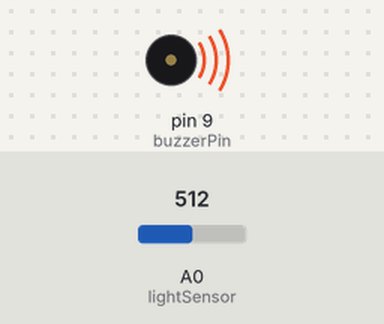
A sketch run on a simulated Arduino Nano, built with avr-gcc and run on an emulated ATmega328P. Parts: buzzer (waves = sounding). The test bench sets the inputs (shaded band); at power-on: A0 (lightSensor) = 512. What the sketch prints to the serial monitor is not drawn.

Above: at 0.1 s.
Timing chart, 0 to 1.6 s (numbered marks = the images above):
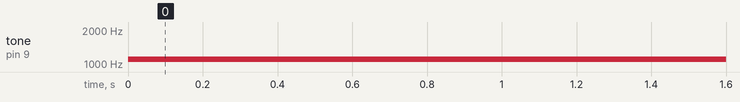

Measured:
- by itself, tone on pin 9 (buzzerPin): silent → 1100 Hz at 0.00 s

The sketch:

light_theremin.ino
```cpp
/*Arduino Nano Light-Controlled Theremin
 * OPS Embedded Systems Workshops
 * Uses a photoresistor to detect changes in light.
 * Changes the pitch of a buzzer based on light intensity.
 */

// Pin assignments
const int lightSensor = A0;
const int buzzerPin = 9;

// Frequency range in Hz
const int minFrequency = 200;
const int maxFrequency = 2000;

void setup() {
    pinMode(buzzerPin, OUTPUT);
    Serial.begin(9600);
}

void loop() {
    // Read the light level
    int lightLevel = analogRead(lightSensor);

    // Convert light readings into sound frequencies
    int frequency = map(lightLevel, 0, 1023,
                        minFrequency, maxFrequency);

    // Play the corresponding frequency
    tone(buzzerPin, frequency);

    // Display readings for debugging
    Serial.print("Light Level: ");
    Serial.print(lightLevel);
    Serial.print(" | Frequency: ");
    Serial.println(frequency);

    delay(50);
}
```
